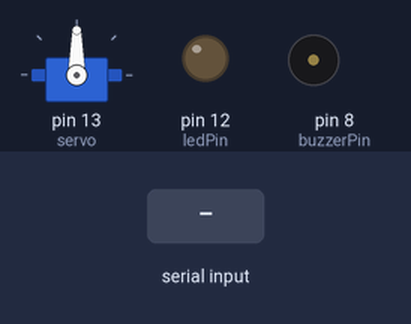
Simulated run of this sketch. Board: Arduino Uno, built with avr-gcc and run on an emulated ATmega328P. Parts: servo, output pins drawn as LEDs (lit = HIGH), buzzer (waves = sounding). Inputs (shaded band) come from the test bench. What the sketch prints to the serial monitor is not drawn.

Above: at 1.2 s.
1.3 s: byte 30 received over Serial
At 2.5 s:
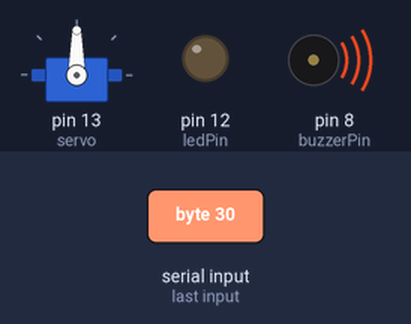
At 5.7 s:
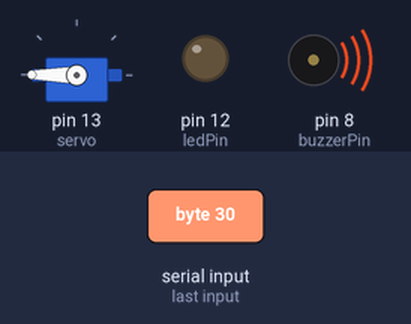
10.3 s: byte 90 received over Serial
At 10.7 s:
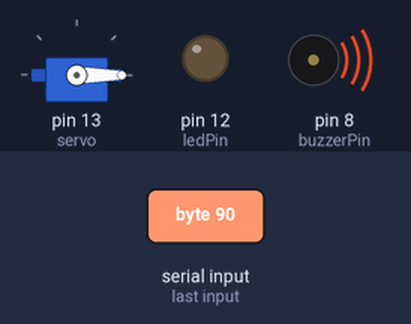
Timing chart, 0 to 19.3 s (numbered marks = the images above; inputs shaded):
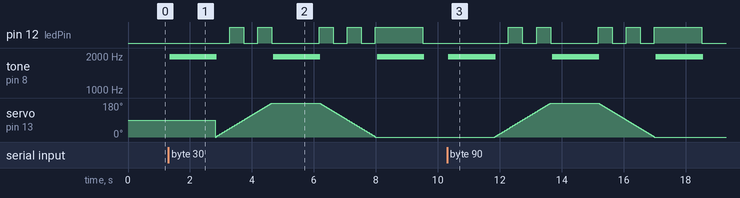

The sketch:

ServoSample.ino
```cpp
#include <Servo.h>

Servo servo;

int pos = 0;
int ledPin = 12;

int running = 0;
int light =LOW;
int buzzerPin= 8;
void setup() {
  Serial.begin(9600);
  servo.attach(13);

  pinMode (ledPin, OUTPUT);
  pinMode(buzzerPin, OUTPUT);
}

void loop() {

}


//int ledPin=13;
//
//void setup(){
//  Serial.begin(9600);
//  pinMode(ledPin, OUTPUT);
//  }
//void loop(){
//  //digitalWrite(ledPin,HIGH);
//}
void serialEvent()
{
   while(Serial.available())
   {
      startBuzz();
      Serial.write(2);
//      char start = Serial.read();
//      //Serial.write(start);
//
//     digitalWrite(ledPin, HIGH);
//     delay(500);
//     Serial.write(2);
//     digitalWrite(ledPin, LOW);
        running = 1;
        char start=Serial.read();
        Serial.write(start);
       for (pos = 0; pos <= 180; pos += 1) { // goes from 0 degrees to 180 degrees

        if(pos%45==0){

          toggleLight();
          }


        servo.write(pos);
        delay(10);
         }

         startBuzz();
       for (pos = 180; pos >= 0; pos -= 1) {
        if(pos%45==0){

          toggleLight();
          }
        servo.write(pos);
        delay(10);
        }
       Serial.write(2);
       running = 0;
        startBuzz();
      light = LOW;
      digitalWrite(ledPin, light);

   }
}
void toggleLight(){


  digitalWrite(ledPin, light);
  light = (light==LOW?HIGH:LOW);
  }
void startBuzz () {
 for (long i = 0; i < 3000; i++ )

 {
   digitalWrite(buzzerPin, HIGH);
   delayMicroseconds(250);
   digitalWrite(buzzerPin, LOW);
   delayMicroseconds(250);
 }
}
```

Measured:
- after the input at 1.3 s, pin 12 (ledPin): LOW → HIGH after 2.0 s, → LOW 0.45 s later, → HIGH 0.45 s later, → LOW 0.45 s later, … (10 changes in this stretch); tone on pin 8 (buzzerPin): alternates 1972 Hz for 1.5 s and silent for 1.8 s, starting at once
- after the input at 10.3 s, pin 12 (ledPin): LOW → HIGH after 2.0 s, → LOW 0.45 s later, → HIGH 0.45 s later, → LOW 0.45 s later, … (10 changes in this stretch); tone on pin 8 (buzzerPin): alternates 1972 Hz for 1.5 s and silent for 1.8 s, starting at once; servo on pin 13 (servo): rises from 0° to 180° in 1.8 s, then falls to 0° in 3.3 s
